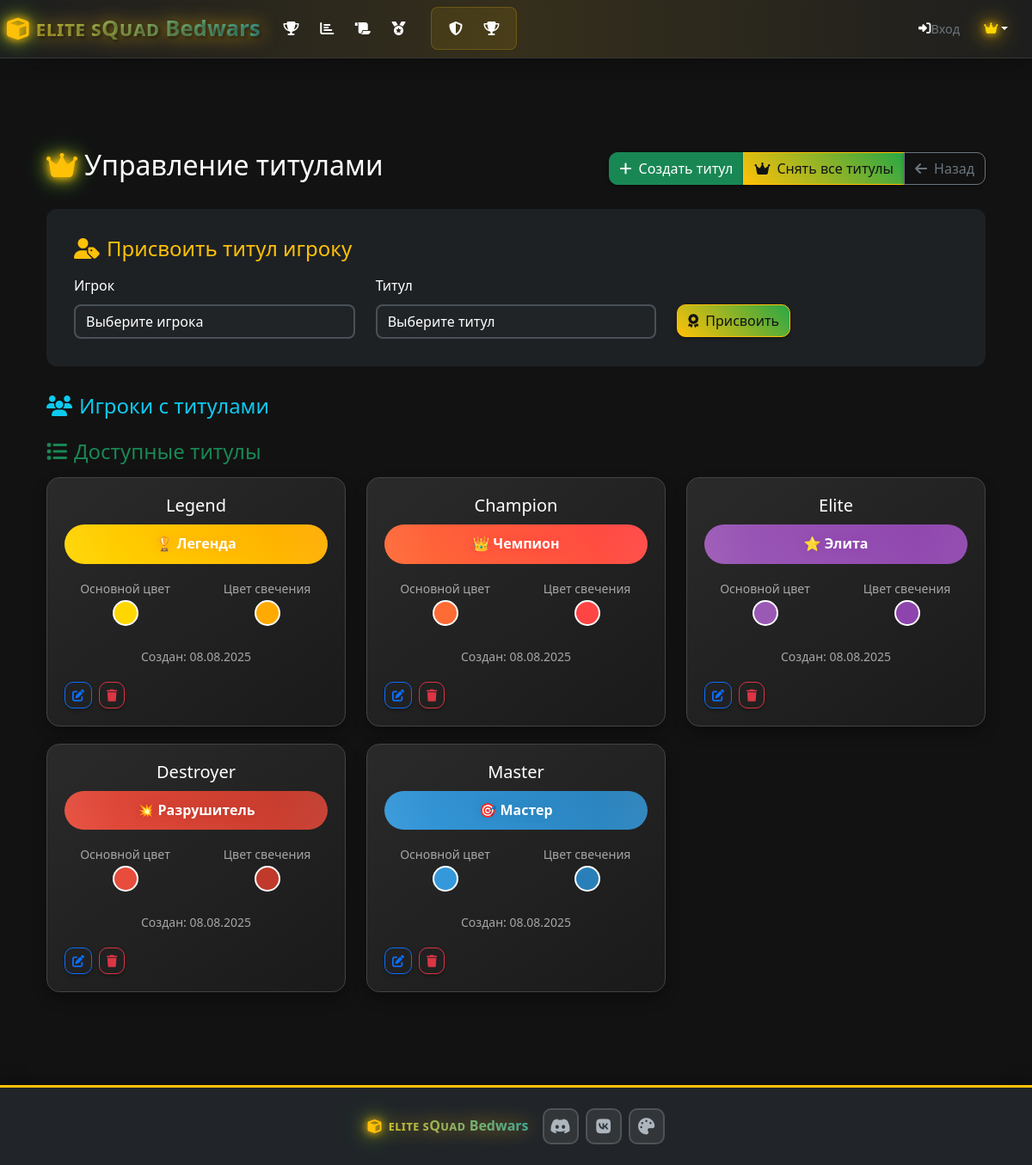
Page /admin/titles (signed in) on the committed database.
### models.py (models this page shows, shortened)
class CustomTitle(db.Model):
    id = db.Column(db.Integer, primary_key=True)
    name = db.Column(db.String(100), nullable=False, unique=True)
    display_name = db.Column(db.String(100), nullable=False)
    color = db.Column(db.String(7), default='#ffd700')  # Hex color
    glow_color = db.Column(db.String(7), default='#ffd700')  # Glow effect color
    is_active = db.Column(db.Boolean, default=True)
    created_at = db.Column(db.DateTime, default=datetime.utcnow)
    created_by = db.Column(db.String(100), default='admin')

### routes.py (the view)
@app.route('/admin/titles')
def admin_titles():
    if not session.get('is_admin', False):
        flash('Доступ запрещен!', 'error')
        return redirect(url_for('login'))
    titles = CustomTitle.query.all()
    players = Player.query.all()
    return render_template('admin_titles.html', titles=titles, players=players)

### models.py (called while the page is built)
    @property
    def active_custom_title(self):
        player_title = PlayerTitle.query.filter_by(
            player_id=self.id,
            is_active=True
        ).first()
        return player_title.title if player_title else None

### routes.py (called while the page is built)
@app.context_processor
def inject_current_player():
    current_player = None
    player_nickname = session.get('player_nickname')
    if player_nickname:
        current_player = Player.query.filter_by(nickname=player_nickname).first()
    if 'language' not in session:
        session['language'] = 'ru'
    return dict(current_player=current_player, current_language=session.get('language', 'ru'))

### templates/admin_titles.html (shortened to what this page needs)
{% extends "base.html" %}
{% block content %}
<div class="container-fluid py-4">
    <div class="d-flex justify-content-between align-items-center mb-4">
        <h2 class="page-title">
            <i class="fas fa-crown text-warning me-2 glow-effect"></i>Управление титулами
        </h2>
        <div class="btn-group">
            <button class="btn btn-success" data-bs-target="#createTitleModal" data-bs-toggle="modal">
                <i class="fas fa-plus me-2"></i>Создать титул
            </button>
            <button class="btn btn-warning" onclick="removeAllTitles()">
                <i class="fas fa-crown me-2"></i>Снять все титулы
            </button>
            <a href="{{ url_for('admin') }}" class="btn btn-outline-secondary">
                <i class="fas fa-arrow-left me-2"></i>Назад
            </a>
        </div>
    </div>
    <div class="assign-section">
        <h4 class="text-warning mb-3">
            <i class="fas fa-user-tag me-2"></i>Присвоить титул игроку
        </h4>
        <form method="POST" action="{{ url_for('assign_title') }}">
            <div class="row">
                <div class="col-md-4">
                    <label class="form-label">Игрок</label>
                    <select name="player_id" class="form-select" required>
                        <option value="">Выберите игрока</option>
                    </select>
                </div>
                <div class="col-md-4">
                    <label class="form-label">Титул</label>
                    <select name="title_id" class="form-select" required>
                        <option value="">Выберите титул</option>
                    </select>
                </div>
                <div class="col-md-4">
                    <label class="form-label">&nbsp;</label>
                    <button type="submit" class="btn btn-warning d-block">
                        <i class="fas fa-award me-2"></i>Присвоить
                    </button>
                </div>
            </div>
        </form>
    </div>
    <div class="mb-4">
        <h4 class="text-info mb-3">
            <i class="fas fa-users me-2"></i>Игроки с титулами
        </h4>
    </div>
    <div class="row">
        <div class="col-12">
            <h4 class="text-success mb-3">
                <i class="fas fa-list me-2"></i>Доступные титулы
            </h4>
        </div>
        {% for title in titles %}
        <div class="col-lg-6 col-xl-4">
            <div class="title-card">
                <div class="text-center mb-3">
                    <h5>{{ title.name|title }}</h5>
                    <div class="title-preview"
                         style="background: linear-gradient(45deg, {{ title.color }}, {{ title.glow_color }});
                                color: #fff; text-shadow: 0 0 10px {{ title.glow_color }};">
                        {{ title.display_name }}
                    </div>
                </div>
                <div class="row text-center">
                    <div class="col-6">
                        <small class="text-muted">Основной цвет</small>
                        <div class="color-preview" style="background: {{ title.color }};"></div>
                    </div>
                    <div class="col-6">
                        <small class="text-muted">Цвет свечения</small>
                        <div class="color-preview" style="background: {{ title.glow_color }};"></div>
                    </div>
                </div>
                <div class="text-center mt-3">
                    <small class="text-muted">
                        Создан: {{ title.created_at.strftime('%d.%m.%Y') }}
                    </small>
                </div>
                <div class="d-flex gap-2 mt-3">
                    <button class="btn btn-sm btn-outline-primary" onclick="editTitle({{ title.id }})">
                        <i class="fas fa-edit"></i>
                    </button>
                    <button class="btn btn-sm btn-outline-danger" onclick="deleteTitle({{ title.id }})">
                        <i class="fas fa-trash"></i>
                    </button>
                </div>
            </div>
        </div>
        {% endfor %}
    </div>
</div>
{% endblock %}

### templates/admin_titles.html (style rules this page uses)
.title-card { background: linear-gradient(145deg, #2a2a2a, #1a1a1a); border: 1px solid #444; border-radius: 15px; padding: 20px; margin-bottom: 20px; box-shadow: 0 8px 16px rgba(0,0,0,0.3); transition: transform 0.3s ease; }
.title-preview { padding: 10px 20px; border-radius: 25px; font-weight: bold; margin: 10px 0; text-align: center; position: relative; overflow: hidden; }
.title-preview::before { content: ''; position: absolute; top: -50%; left: -50%; width: 200%; height: 200%; background: radial-gradient(circle, transparent 30%, rgba(255,255,255,0.1) 70%); animation: shimmer 3s linear infinite; }
.assign-section { background: rgba(33, 37, 41, 0.8); border-radius: 12px; padding: 2rem; margin-bottom: 2rem; }
.color-preview { width: 30px; height: 30px; border-radius: 50%; border: 2px solid #fff; display: inline-block; margin: 0 10px; }

### rows in the picture
CustomTitle: name "Legend", display_name "🏆 Легенда", created_at "08.08.2025"
CustomTitle: name "Champion", display_name "👑 Чемпион", created_at "08.08.2025"
CustomTitle: name "Elite", display_name "⭐ Элита", created_at "08.08.2025"
CustomTitle: name "Destroyer", display_name "💥 Разрушитель", created_at "08.08.2025"
CustomTitle: name "Master", display_name "🎯 Мастер", created_at "08.08.2025"

### other values in the picture
{{ 'login'|t }} "Вход"
